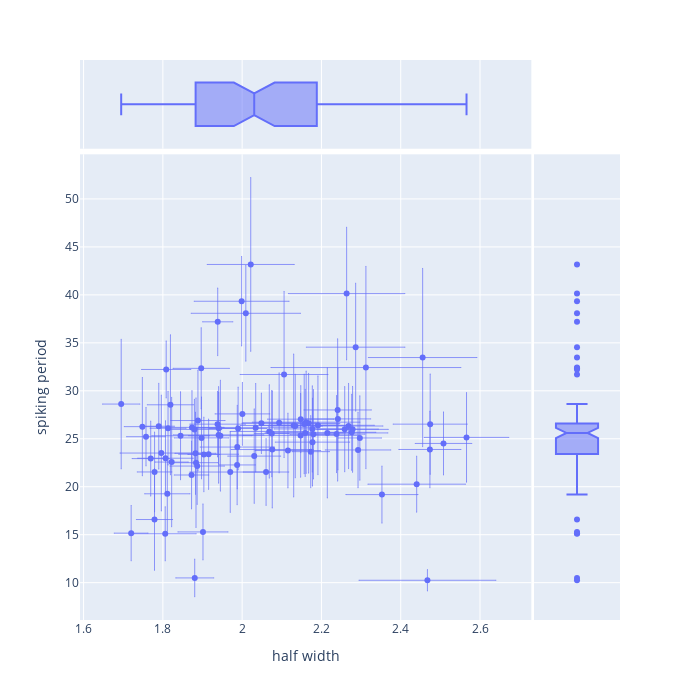

The notebook cell saved with this chart:
### Code cell
fig = plx.scatter(summary,x="half width",y="spiking period", width=700, height=700, 
                  marginal_x="box", marginal_y="box",error_x="half width err", error_y="spiking period err")
#                   marginal_x="histogram", marginal_y="histogram", error_x="half width err", error_y="spiking period err")

fig.update_traces({"error_x_width":.4, "error_y_width":.4,"error_x_thickness":.7,"error_y_thickness":.7},col=1,row=1)
fig
